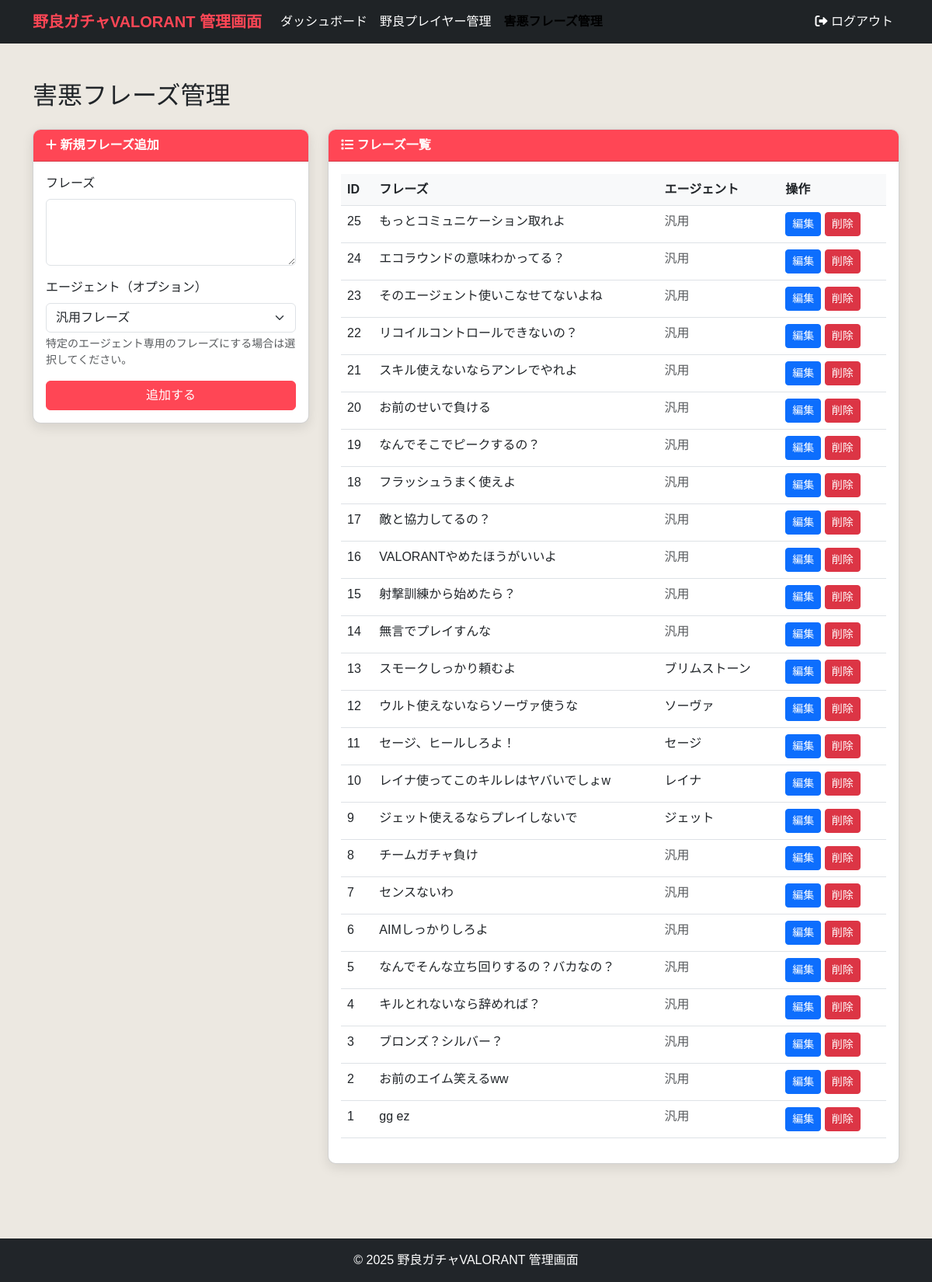
The app's page /admin/phrases.php (signed in) with its own data.
### tables this page shows
CREATE TABLE `toxic_phrases` (
  `id` int(11) NOT NULL,
  `phrase` text NOT NULL,
  `agent_id` int(11) DEFAULT NULL
);

CREATE TABLE `agents` (
  `id` int(11) NOT NULL,
  `name` varchar(50) NOT NULL,
  `display_name_ja` varchar(50) NOT NULL,
  `role` varchar(30) NOT NULL,
  `image_path` varchar(255) NOT NULL
);

### admin/phrases.php (the view, shortened to what this page needs)
<?php
require_once 'auth.php';
$phrases = [];
try {
    $stmt = $pdo->query("
        SELECT tp.*, a.display_name_ja, a.name
        FROM toxic_phrases tp
        LEFT JOIN agents a ON tp.agent_id = a.id
        ORDER BY tp.id DESC
    ");
    $phrases = $stmt->fetchAll();
} catch (PDOException $e) {
    $message = 'フレーズ一覧の取得に失敗しました: ' . $e->getMessage();
    $message_class = 'danger';
}
?>
<!DOCTYPE html>
<html lang="ja">
<head>
    <link href="https://cdn.jsdelivr.net/npm/bootstrap@5.3.0-alpha1/dist/css/bootstrap.min.css" rel="stylesheet">
    <link rel="stylesheet" href="https://cdnjs.cloudflare.com/ajax/libs/font-awesome/6.0.0/css/all.min.css">
</head>
<body>
    <nav class="navbar navbar-expand-lg navbar-valora">
        <div class="container">
            <a class="navbar-brand" href="dashboard.php">野良ガチャVALORANT 管理画面</a>
            <div class="collapse navbar-collapse" id="navbarNav">
                <ul class="navbar-nav me-auto">
                    <li class="nav-item">
                        <a class="nav-link" href="dashboard.php">ダッシュボード</a>
                    </li>
                    <li class="nav-item">
                        <a class="nav-link" href="players.php">野良プレイヤー管理</a>
                    </li>
                    <li class="nav-item">
                        <a class="nav-link active" href="phrases.php">害悪フレーズ管理</a>
                    </li>
                </ul>
                <ul class="navbar-nav">
                    <li class="nav-item">
                        <a class="nav-link" href="logout.php"><i class="fas fa-sign-out-alt"></i> ログアウト</a>
                    </li>
                </ul>
            </div>
        </div>
    </nav>
    <div class="container py-5">
        <h2 class="mb-4">害悪フレーズ管理</h2>
        <div class="row">
            <div class="col-md-4 mb-4">
                <div class="card">
                    <div class="card-header">
                        <i class="fas fa-plus"></i> 新規フレーズ追加
                    </div>
                    <div class="card-body">
                        <form method="POST" action="">
                            <div class="mb-3">
                                <label for="phrase" class="form-label">フレーズ</label>
                                <textarea class="form-control" id="phrase" name="phrase" rows="3" required></textarea>
                            </div>
                            <div class="mb-3">
                                <label for="agent_id" class="form-label">エージェント（オプション）</label>
                                <select class="form-select" id="agent_id" name="agent_id">
                                    <option value="">汎用フレーズ</option>
                                </select>
                                <div class="form-text">特定のエージェント専用のフレーズにする場合は選択してください。</div>
                            </div>
                            <div class="d-grid">
                                <button type="submit" class="btn btn-valora">追加する</button>
                            </div>
                        </form>
                    </div>
                </div>
            </div>
            <div class="col-md-8">
                <div class="card">
                    <div class="card-header">
                        <i class="fas fa-list"></i> フレーズ一覧
                    </div>
                    <div class="card-body">
                        <?php if (count($phrases) > 0): ?>
                            <div class="table-responsive">
                                <table class="table table-hover">
                                    <thead>
                                        <tr>
                                            <th>ID</th>
                                            <th>フレーズ</th>
                                            <th>エージェント</th>
                                            <th>操作</th>
                                        </tr>
                                    </thead>
                                    <tbody>
                                        <?php foreach ($phrases as $phrase): ?>
                                            <tr>
                                                <td><?php echo $phrase['id']; ?></td>
                                                <td class="toxic-phrase" title="<?php echo htmlspecialchars($phrase['phrase']); ?>">
                                                    <?php echo htmlspecialchars($phrase['phrase']); ?>
                                                </td>
                                                <td>
                                                    <?php if ($phrase['agent_id']): ?>
                                                        <?php echo htmlspecialchars($phrase['display_name_ja']); ?>
                                                    <?php else: ?>
                                                        <span class="text-muted">汎用</span>
                                                    <?php endif; ?>
                                                </td>
                                                <td>
                                                    <button type="button" class="btn btn-sm btn-primary edit-phrase"
                                                        data-bs-toggle="modal"
                                                        data-bs-target="#editPhraseModal"
                                                        data-id="<?php echo $phrase['id']; ?>"
                                                        data-phrase="<?php echo htmlspecialchars($phrase['phrase']); ?>"
                                                        data-agent="<?php echo $phrase['agent_id'] ?? ''; ?>">
                                                        編集
                                                    </button>
                                                    <button type="button" class="btn btn-sm btn-danger delete-phrase"
                                                        data-bs-toggle="modal"
                                                        data-bs-target="#deletePhraseModal"
                                                        data-id="<?php echo $phrase['id']; ?>"
                                                        data-phrase="<?php echo htmlspecialchars(mb_substr($phrase['phrase'], 0, 30)); ?>">
                                                        削除
                                                    </button>
                                                </td>
                                            </tr>
                                        <?php endforeach; ?>
                                    </tbody>
                                </table>
                            </div>
                        <?php else: ?>
                            <p class="text-center">フレーズがまだ登録されていません。</p>
                        <?php endif; ?>
                    </div>
                </div>
            </div>
        </div>
    </div>
    <footer class="bg-dark text-white text-center py-3 mt-5">
        <div class="container">
            <p class="mb-0">&copy; <?php echo date('Y'); ?> 野良ガチャVALORANT 管理画面</p>
        </div>
    </footer>
</body>
</html>

### admin/phrases.php (style rules this page uses)
body { font-family: 'Noto Sans JP', sans-serif; background-color: #ECE8E1; min-height: 100vh; }
.navbar-valora { background-color: #1F2326; }
.navbar-brand { color: #FF4655; font-weight: bold; }
.nav-link { color: white; }
.nav-link.active { color: #FF4655; font-weight: bold; }
.card { border-radius: 10px; overflow: hidden; box-shadow: 0 5px 15px rgba(0, 0, 0, 0.1); }
.card-header { background-color: #FF4655; color: white; font-weight: bold; }
.btn-valora { background-color: #FF4655; border-color: #FF4655; color: white; }
.table th { background-color: #f8f9fa; }
.toxic-phrase { max-width: 300px; white-space: nowrap; overflow: hidden; text-overflow: ellipsis; }

### records on screen
toxic_phrases: id "25", phrase "もっとコミュニケーション取れよ", shows "汎用"
toxic_phrases: id "24", phrase "エコラウンドの意味わかってる？", shows "汎用"
toxic_phrases: id "23", phrase "そのエージェント使いこなせてないよね", shows "汎用"
toxic_phrases: id "22", phrase "リコイルコントロールできないの？", shows "汎用"
toxic_phrases: id "21", phrase "スキル使えないならアンレでやれよ", shows "汎用"
toxic_phrases: id "20", phrase "お前のせいで負ける", shows "汎用"
toxic_phrases: id "19", phrase "なんでそこでピークするの？", shows "汎用"
toxic_phrases: id "18", phrase "フラッシュうまく使えよ", shows "汎用"
toxic_phrases: id "17", phrase "敵と協力してるの？", shows "汎用"
toxic_phrases: id "16", phrase "VALORANTやめたほうがいいよ", shows "汎用"
toxic_phrases: id "15", phrase "射撃訓練から始めたら？", shows "汎用"
toxic_phrases: id "14", phrase "無言でプレイすんな", shows "汎用"
toxic_phrases: id "13", phrase "スモークしっかり頼むよ", agent.display_name_ja "ブリムストーン"
toxic_phrases: id "12", phrase "ウルト使えないならソーヴァ使うな", agent.display_name_ja "ソーヴァ"
toxic_phrases: id "11", phrase "セージ、ヒールしろよ！", agent.display_name_ja "セージ"
toxic_phrases: id "10", phrase "レイナ使ってこのキルレはヤバいでしょw", agent.display_name_ja "レイナ"
toxic_phrases: id "9", phrase "ジェット使えるならプレイしないで", agent.display_name_ja "ジェット"
toxic_phrases: id "8", phrase "チームガチャ負け", shows "汎用"
toxic_phrases: id "7", phrase "センスないわ", shows "汎用"
toxic_phrases: id "6", phrase "AIMしっかりしろよ", shows "汎用"
toxic_phrases: id "5", phrase "なんでそんな立ち回りするの？バカなの？", shows "汎用"
toxic_phrases: id "4", phrase "キルとれないなら辞めれば？", shows "汎用"
toxic_phrases: id "3", phrase "ブロンズ？シルバー？", shows "汎用"
toxic_phrases: id "2", phrase "お前のエイム笑えるww", shows "汎用"
toxic_phrases: id "1", phrase "gg ez", shows "汎用"
